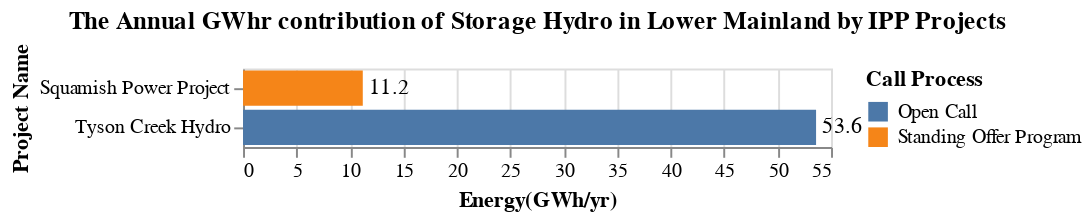

The cell this chart's notebook holds for it:
### Markdown cell above
The bar chart energy_LM_Loc_chart, shows for Storage Hydro, the energy contribution of the project and the call process by which it was acquired. 

The bar chart capacity_LM_Loc_chart, shows for Storage Hydro, the capacity contribution of each of these projects and the call process by which it was acquired.

### Code cell
title = alt.TitleParams('The Annual GWhr contribution of Storage Hydro in Lower Mainland by IPP Projects')

capacity_IPP = alt.Chart(data_LM, title = title).mark_bar().encode(
                    alt.Y('Project_name', title='Project Name',sort='x'),
                    alt.X('sum(Energy(GWh/yr))', title='Energy(GWh/yr)'),
                    alt.Color('Call_process', title = 'Call Process')).properties( width=300)
energy_LM_Loc_chart = capacity_IPP + capacity_IPP.mark_text(
    color = 'black', align='left', dx = 3).encode(text='sum(Energy(GWh/yr))',color=alt.value('black'))
energy_LM_Loc_chart

### Figure 1 — Vega-Lite specification as saved in the notebook (floating-point values rounded to 4 significant figures)
{"config": {"view": {"continuousWidth": 300, "continuousHeight": 300}}, "layer": [{"mark": {"type": "bar"}, "encoding": {"color": {"field": "Call_process", "title": "Call Process", "type": "nominal"}, "x": {"aggregate": "sum", "field": "Energy(GWh/yr)", "title": "Energy(GWh/yr)", "type": "quantitative"}, "y": {"field": "Project_name", "sort": "x", "title": "Project Name", "type": "nominal"}}, "title": {"text": "The Annual GWhr contribution of Storage Hydro in Lower Mainland by IPP Projects"}}, {"mark": {"type": "text", "align": "left", "color": "black", "dx": 3}, "encoding": {"color": {"value": "black"}, "text": {"aggregate": "sum", "field": "Energy(GWh/yr)", "type": "quantitative"}, "x": {"aggregate": "sum", "field": "Energy(GWh/yr)", "title": "Energy(GWh/yr)", "type": "quantitative"}, "y": {"field": "Project_name", "sort": "x", "title": "Project Name", "type": "nominal"}}, "title": {"text": "The Annual GWhr contribution of Storage Hydro in Lower Mainland by IPP Projects"}}], "data": {"name": "data-5cc50654ce09151c80b73c3e71ba5ffa"}, "width": 300, "$schema": "https://vega.github.io/schema/vega-lite/v5.20.1.json", "datasets": {"data-5cc50654ce09151c80b73c3e71ba5ffa": [{"Sub_region": "Lower Mainland", "Project_name": "Tyson Creek Hydro", "IPP_seller": "Tyson Creek Hydro Corp.", "Location": "Sechelt", "Type": "Storage Hydro", "Year": "2006", "Call_process": "Open Call", "Capacity(MW)": 9.3, "Energy(GWh/yr)": 53.6, "Region": "Lower Mainland"}, {"Sub_region": "Lower Mainland", "Project_name": "Squamish Power Project", "IPP_seller": "Woodfibre LNG Limited Partnership", "Location": "Squamish", "Type": "Storage Hydro", "Year": "2010", "Call_process": "Standing Offer Program", "Capacity(MW)": 1.6, "Energy(GWh/yr)": 11.2, "Region": "Lower Mainland"}]}}
